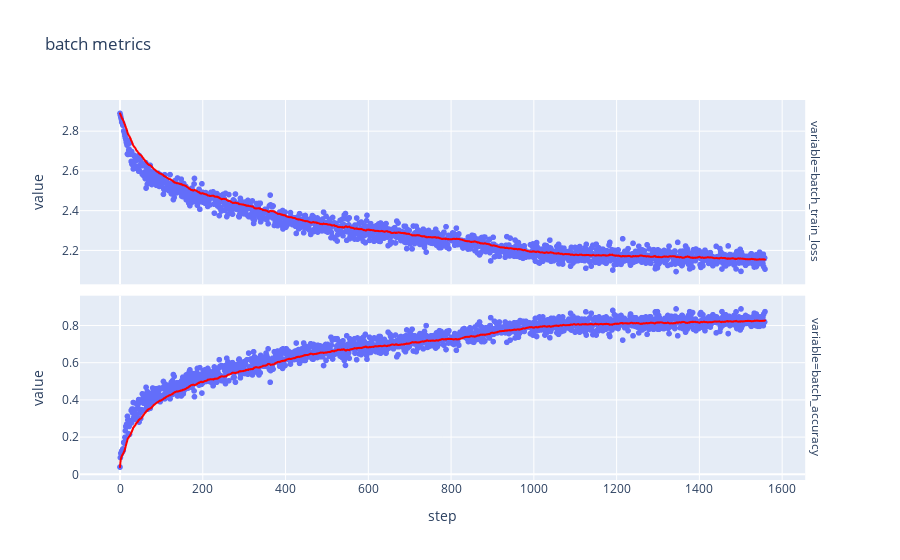
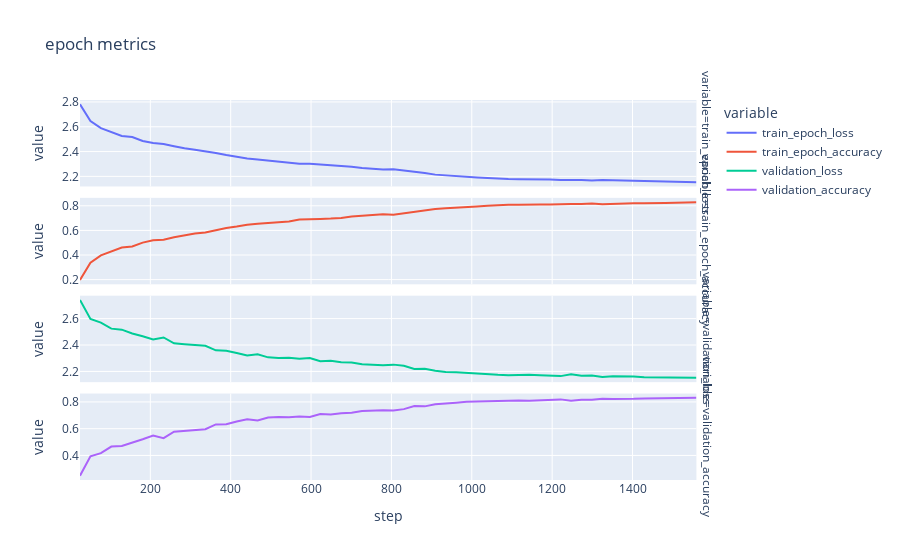

Notebook code for these charts, in order:
### Code cell
(
    px.scatter(
    (
        training_metrics
        .melt(
            id_vars="step",
            value_vars=[
                "batch_train_loss",
                "batch_accuracy",
            ]
        )
    ),
    x="step",
    y="value",
    facet_row="variable",
    trendline="ewm",
    trendline_options={"com": 30},
    trendline_color_override="red",
    title="batch metrics",
    )
    .update_yaxes(matches=None)
    .show()
)
px.line(
    (
        training_metrics
        .query("validation_loss.notna()")
        .melt(
            id_vars="step",
            value_vars=['train_epoch_loss', 'train_epoch_accuracy', 'validation_loss', 'validation_accuracy']
        )
    ),
    x="step",
    y="value",
    color="variable",
    facet_row="variable",
    title="epoch metrics",
    render_mode="line+marker",
).update_yaxes(matches=None)

### Figure 1 — Plotly figure (JSON) as saved in the notebook; plotly's stock layout.template omitted (floating-point values rounded to 4 significant figures; data arrays with more than 128 entries replaced by an {"elided": "..."} marker saying what was removed)
{"data": [{"hovertemplate": "variable=batch_train_loss<br>step=%{x}<br>value=%{y}<extra></extra>", "legendgroup": "", "marker": {"color": "#636efa", "symbol": "circle"}, "mode": "markers", "name": "", "showlegend": false, "type": "scattergl", "x": {"elided": "1560 int values"}, "xaxis": "x2", "y": {"elided": "1560 float values"}, "yaxis": "y2"}, {"hovertemplate": "<b>Exponentially Weighted mean trendline</b><br><br>variable=batch_train_loss<br>step=%{x}<br>value=%{y} <b>(trend)</b><extra></extra>", "legendgroup": "", "line": {"color": "red"}, "marker": {"color": "#636efa", "symbol": "circle"}, "mode": "lines", "name": "", "showlegend": false, "type": "scattergl", "x": {"elided": "1560 int values"}, "xaxis": "x2", "y": {"elided": "1560 float values"}, "yaxis": "y2"}, {"hovertemplate": "variable=batch_accuracy<br>step=%{x}<br>value=%{y}<extra></extra>", "legendgroup": "", "marker": {"color": "#636efa", "symbol": "circle"}, "mode": "markers", "name": "", "showlegend": false, "type": "scattergl", "x": {"elided": "1560 int values"}, "xaxis": "x", "y": {"elided": "1560 float values"}, "yaxis": "y"}, {"hovertemplate": "<b>Exponentially Weighted mean trendline</b><br><br>variable=batch_accuracy<br>step=%{x}<br>value=%{y} <b>(trend)</b><extra></extra>", "legendgroup": "", "line": {"color": "red"}, "marker": {"color": "#636efa", "symbol": "circle"}, "mode": "lines", "name": "", "showlegend": false, "type": "scattergl", "x": {"elided": "1560 int values"}, "xaxis": "x", "y": {"elided": "1560 float values"}, "yaxis": "y"}], "layout": {"annotations": [{"font": {}, "showarrow": false, "text": "variable=batch_accuracy", "textangle": 90, "x": 0.98, "xanchor": "left", "xref": "paper", "y": 0.2425, "yanchor": "middle", "yref": "paper"}, {"font": {}, "showarrow": false, "text": "variable=batch_train_loss", "textangle": 90, "x": 0.98, "xanchor": "left", "xref": "paper", "y": 0.7575, "yanchor": "middle", "yref": "paper"}], "legend": {"tracegroupgap": 0}, "title": {"text": "batch metrics"}, "xaxis": {"anchor": "y", "domain": [0, 0.98], "title": {"text": "step"}}, "xaxis2": {"anchor": "y2", "domain": [0, 0.98], "matches": "x", "showticklabels": false}, "yaxis": {"anchor": "x", "domain": [0, 0.485], "title": {"text": "value"}}, "yaxis2": {"anchor": "x2", "domain": [0.515, 1], "title": {"text": "value"}}}}

### Figure 2 — Plotly figure (JSON) as saved in the notebook; plotly's stock layout.template omitted (floating-point values rounded to 4 significant figures)
{"data": [{"hovertemplate": "variable=train_epoch_loss<br>step=%{x}<br>value=%{y}<extra></extra>", "legendgroup": "train_epoch_loss", "line": {"color": "#636efa", "dash": "solid"}, "marker": {"symbol": "circle"}, "mode": "lines", "name": "train_epoch_loss", "orientation": "v", "showlegend": true, "type": "scatter", "x": [25, 51, 77, 103, 129, 155, 181, 207, 233, 259, 285, 311, 337, 363, 389, 415, 441, 467, 493, 519, 545, 571, 597, 623, 649, 675, 701, 727, 753, 779, 805, 831, 857, 883, 909, 935, 961, 987, 1013, 1039, 1065, 1091, 1117, 1143, 1169, 1195, 1221, 1247, 1273, 1299, 1325, 1351, 1377, 1403, 1429, 1455, 1481, 1507, 1533, 1559], "xaxis": "x4", "y": [2.781, 2.646, 2.589, 2.555, 2.525, 2.517, 2.486, 2.469, 2.462, 2.444, 2.426, 2.415, 2.404, 2.388, 2.372, 2.357, 2.343, 2.336, 2.328, 2.32, 2.316, 2.302, 2.302, 2.295, 2.292, 2.287, 2.277, 2.268, 2.261, 2.256, 2.258, 2.25, 2.241, 2.228, 2.214, 2.207, 2.201, 2.193, 2.191, 2.187, 2.18, 2.178, 2.177, 2.178, 2.175, 2.174, 2.17, 2.172, 2.171, 2.167, 2.171, 2.168, 2.167, 2.165, 2.165, 2.159, 2.16, 2.158, 2.154, 2.154], "yaxis": "y4"}, {"hovertemplate": "variable=train_epoch_accuracy<br>step=%{x}<br>value=%{y}<extra></extra>", "legendgroup": "train_epoch_accuracy", "line": {"color": "#EF553B", "dash": "solid"}, "marker": {"symbol": "circle"}, "mode": "lines", "name": "train_epoch_accuracy", "orientation": "v", "showlegend": true, "type": "scatter", "x": [25, 51, 77, 103, 129, 155, 181, 207, 233, 259, 285, 311, 337, 363, 389, 415, 441, 467, 493, 519, 545, 571, 597, 623, 649, 675, 701, 727, 753, 779, 805, 831, 857, 883, 909, 935, 961, 987, 1013, 1039, 1065, 1091, 1117, 1143, 1169, 1195, 1221, 1247, 1273, 1299, 1325, 1351, 1377, 1403, 1429, 1455, 1481, 1507, 1533, 1559], "xaxis": "x3", "y": [0.1971, 0.3376, 0.3973, 0.4316, 0.4603, 0.4693, 0.5009, 0.5201, 0.5245, 0.5447, 0.5631, 0.5754, 0.5835, 0.6026, 0.6204, 0.6325, 0.6469, 0.6545, 0.6613, 0.6713, 0.673, 0.6878, 0.6876, 0.6935, 0.6959, 0.7008, 0.7124, 0.7189, 0.7259, 0.7308, 0.7278, 0.7397, 0.7466, 0.7608, 0.7737, 0.7808, 0.7862, 0.7952, 0.7952, 0.7998, 0.8065, 0.808, 0.8093, 0.8069, 0.8105, 0.811, 0.8156, 0.8146, 0.8144, 0.8187, 0.8132, 0.8174, 0.8188, 0.8199, 0.8201, 0.8247, 0.8237, 0.8249, 0.8286, 0.8295], "yaxis": "y3"}, {"hovertemplate": "variable=validation_loss<br>step=%{x}<br>value=%{y}<extra></extra>", "legendgroup": "validation_loss", "line": {"color": "#00cc96", "dash": "solid"}, "marker": {"symbol": "circle"}, "mode": "lines", "name": "validation_loss", "orientation": "v", "showlegend": true, "type": "scatter", "x": [25, 51, 77, 103, 129, 155, 181, 207, 233, 259, 285, 311, 337, 363, 389, 415, 441, 467, 493, 519, 545, 571, 597, 623, 649, 675, 701, 727, 753, 779, 805, 831, 857, 883, 909, 935, 961, 987, 1013, 1039, 1065, 1091, 1117, 1143, 1169, 1195, 1221, 1247, 1273, 1299, 1325, 1351, 1377, 1403, 1429, 1455, 1481, 1507, 1533, 1559], "xaxis": "x2", "y": [2.741, 2.597, 2.57, 2.524, 2.516, 2.487, 2.467, 2.442, 2.457, 2.413, 2.406, 2.398, 2.394, 2.36, 2.356, 2.34, 2.321, 2.33, 2.307, 2.301, 2.304, 2.296, 2.302, 2.277, 2.281, 2.27, 2.268, 2.254, 2.251, 2.248, 2.252, 2.244, 2.219, 2.22, 2.205, 2.196, 2.193, 2.187, 2.182, 2.179, 2.174, 2.172, 2.175, 2.176, 2.172, 2.169, 2.165, 2.178, 2.168, 2.169, 2.159, 2.163, 2.164, 2.162, 2.157, 2.156, 2.158, 2.155, 2.153, 2.152], "yaxis": "y2"}, {"hovertemplate": "variable=validation_accuracy<br>step=%{x}<br>value=%{y}<extra></extra>", "legendgroup": "validation_accuracy", "line": {"color": "#ab63fa", "dash": "solid"}, "marker": {"symbol": "circle"}, "mode": "lines", "name": "validation_accuracy", "orientation": "v", "showlegend": true, "type": "scatter", "x": [25, 51, 77, 103, 129, 155, 181, 207, 233, 259, 285, 311, 337, 363, 389, 415, 441, 467, 493, 519, 545, 571, 597, 623, 649, 675, 701, 727, 753, 779, 805, 831, 857, 883, 909, 935, 961, 987, 1013, 1039, 1065, 1091, 1117, 1143, 1169, 1195, 1221, 1247, 1273, 1299, 1325, 1351, 1377, 1403, 1429, 1455, 1481, 1507, 1533, 1559], "xaxis": "x", "y": [0.2488, 0.3938, 0.4171, 0.4662, 0.4708, 0.4989, 0.5213, 0.549, 0.5288, 0.5778, 0.585, 0.5891, 0.5957, 0.6315, 0.6326, 0.6536, 0.6699, 0.6611, 0.6839, 0.6878, 0.6858, 0.6902, 0.687, 0.7095, 0.7062, 0.7153, 0.7198, 0.7313, 0.7346, 0.738, 0.7354, 0.746, 0.7687, 0.7667, 0.7831, 0.7908, 0.7942, 0.8004, 0.8035, 0.8064, 0.8098, 0.8119, 0.8105, 0.8088, 0.8125, 0.8147, 0.8189, 0.809, 0.8168, 0.8159, 0.8239, 0.8211, 0.8201, 0.8229, 0.8263, 0.8266, 0.8251, 0.8276, 0.8288, 0.8301], "yaxis": "y"}], "layout": {"annotations": [{"font": {}, "showarrow": false, "text": "variable=validation_accuracy", "textangle": 90, "x": 0.98, "xanchor": "left", "xref": "paper", "y": 0.1138, "yanchor": "middle", "yref": "paper"}, {"font": {}, "showarrow": false, "text": "variable=validation_loss", "textangle": 90, "x": 0.98, "xanchor": "left", "xref": "paper", "y": 0.3712, "yanchor": "middle", "yref": "paper"}, {"font": {}, "showarrow": false, "text": "variable=train_epoch_accuracy", "textangle": 90, "x": 0.98, "xanchor": "left", "xref": "paper", "y": 0.6288, "yanchor": "middle", "yref": "paper"}, {"font": {}, "showarrow": false, "text": "variable=train_epoch_loss", "textangle": 90, "x": 0.98, "xanchor": "left", "xref": "paper", "y": 0.8862, "yanchor": "middle", "yref": "paper"}], "legend": {"title": {"text": "variable"}, "tracegroupgap": 0}, "title": {"text": "epoch metrics"}, "xaxis": {"anchor": "y", "domain": [0, 0.98], "title": {"text": "step"}}, "xaxis2": {"anchor": "y2", "domain": [0, 0.98], "matches": "x", "showticklabels": false}, "xaxis3": {"anchor": "y3", "domain": [0, 0.98], "matches": "x", "showticklabels": false}, "xaxis4": {"anchor": "y4", "domain": [0, 0.98], "matches": "x", "showticklabels": false}, "yaxis": {"anchor": "x", "domain": [0, 0.2275], "title": {"text": "value"}}, "yaxis2": {"anchor": "x2", "domain": [0.2575, 0.485], "title": {"text": "value"}}, "yaxis3": {"anchor": "x3", "domain": [0.515, 0.7425], "title": {"text": "value"}}, "yaxis4": {"anchor": "x4", "domain": [0.7725, 1], "title": {"text": "value"}}}}
